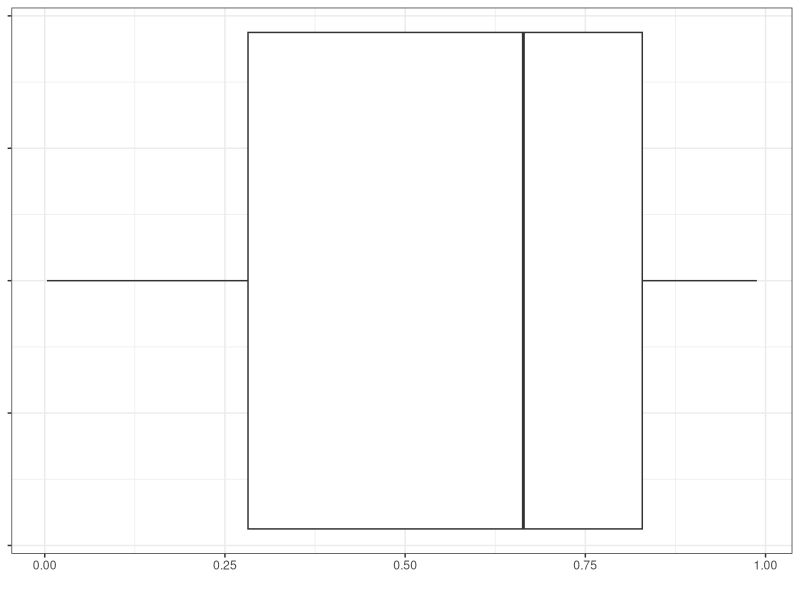

Generate this figure with R:
library(tidyverse)

dados <- read.csv('judicial-constraints-on-the-executive-index.csv') %>%
  rename(Index = Judicial.constraints.on.the.executive.index..central.estimate.) %>%
  filter(Year == 2024) 
length(dados$Entity)

summary(dados$Index)

ggplot(dados, aes(x = Index)) +
  geom_boxplot() +
  theme_bw() +
  labs(x = '') +
  theme(axis.text.y = element_blank())
